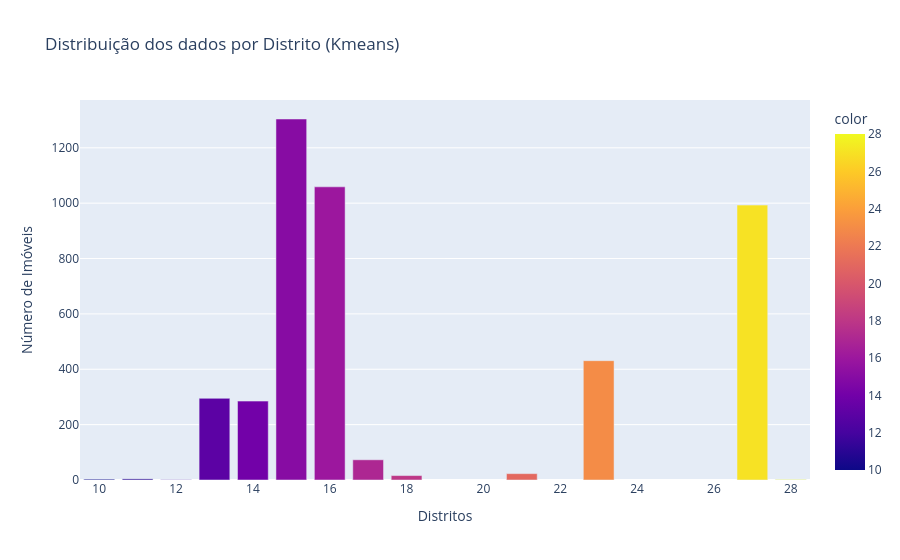

Notebook code cell kept with this figure:
### Code cell
# Ver a distribuição dos dados por cluster aka distrito 
def distr_data_distrito(X_train): 
    col = ['Centroide']
    for nome in col: 
        output = []
        names = X_train[nome].unique()
        for i in X_train[nome].unique():
            bt2 = X_train[nome].value_counts()[i]
            output.append(bt2)
        fig = px.bar(X_train, x=names, y=output, color = names ,color_discrete_sequence= px.colors.qualitative.Pastel2, title= f'Distribuição dos dados por Distrito (Kmeans)')
        fig.update_xaxes(title_text='Distritos')
        fig.update_yaxes(title_text='Número de Imóveis')
        fig.show()

distr_data_distrito(X)

### Figure 1 — Plotly figure (JSON) as saved in the notebook; plotly's stock layout.template omitted (floating-point values rounded to 4 significant figures)
{"data": [{"alignmentgroup": "True", "hovertemplate": "x=%{x}<br>y=%{y}<br>color=%{marker.color}<extra></extra>", "legendgroup": "", "marker": {"color": [13, 14, 15, 27, 16, 23, 17, 18, 21, 11, 10, 12, 28], "coloraxis": "coloraxis", "pattern": {"shape": ""}}, "name": "", "offsetgroup": "", "orientation": "v", "showlegend": false, "textposition": "auto", "type": "bar", "x": [13, 14, 15, 27, 16, 23, 17, 18, 21, 11, 10, 12, 28], "xaxis": "x", "y": [295, 285, 1304, 993, 1059, 431, 73, 16, 23, 4, 3, 1, 2], "yaxis": "y"}], "layout": {"autosize": true, "barmode": "relative", "coloraxis": {"colorbar": {"title": {"text": "color"}}, "colorscale": [[0, "#0d0887"], [0.1111, "#46039f"], [0.2222, "#7201a8"], [0.3333, "#9c179e"], [0.4444, "#bd3786"], [0.5556, "#d8576b"], [0.6667, "#ed7953"], [0.7778, "#fb9f3a"], [0.8889, "#fdca26"], [1, "#f0f921"]]}, "legend": {"tracegroupgap": 0}, "title": {"text": "Distribuição dos dados por Distrito (Kmeans)"}, "xaxis": {"anchor": "y", "autorange": true, "domain": [0, 1], "range": [9.5, 28.5], "title": {"text": "Distritos"}, "type": "linear"}, "yaxis": {"anchor": "x", "autorange": true, "domain": [0, 1], "range": [0, 1373.0], "title": {"text": "Número de Imóveis"}, "type": "linear"}}}
